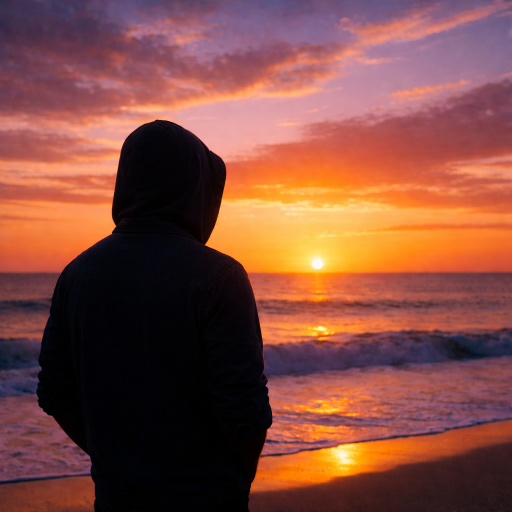
#> input picture images/home/1.png, 1024 x 1024 px (shown at 1/2 size); its folder holds 2 pictures in this run
$ jupyter execute resize_img.ipynb
#> lines starting #> are read from the running program, lines starting #| are printed output that depends on the picture
[cell 1]
import os
import glob
import cv2
imgs = glob.glob('./*.png')
save_dir = "./test"
for i in imgs:
    img = cv2.imread(i)
#> img is the input picture: shape (1024, 1024, 3); mean B, G, R 64.9, 76.1, 130.9
    resize_img = cv2.resize(img, (1392, 928))
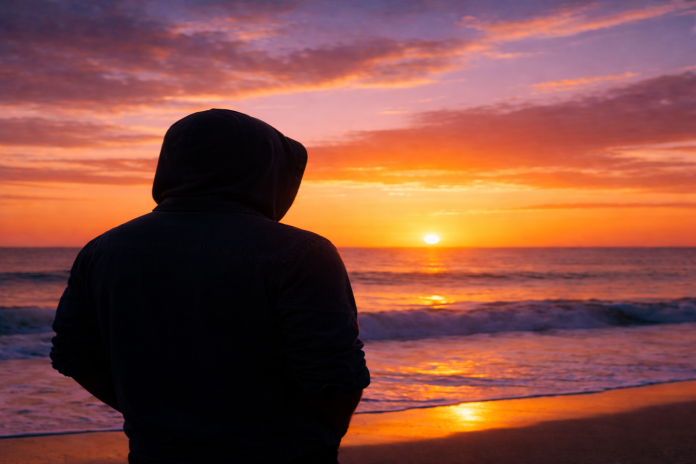
#> resize_img: shape (928, 1392, 3) (shown at 1/2 size); mean B, G, R 64.7, 76, 130.8
    done = cv2.imwrite(i, img)
    if done:
        print("Done")
    else:
        "Couldn't resige"

[cell 2]
import os.path
import glob
import cv2
def convertjpg(jpgfile,outdir,width=1000,height=1000):

#> called with jpgfile = './home_dp_122.jpg', outdir = './', width = 1000, height = 1000
    src = cv2.imread(jpgfile, cv2.IMREAD_ANYCOLOR)
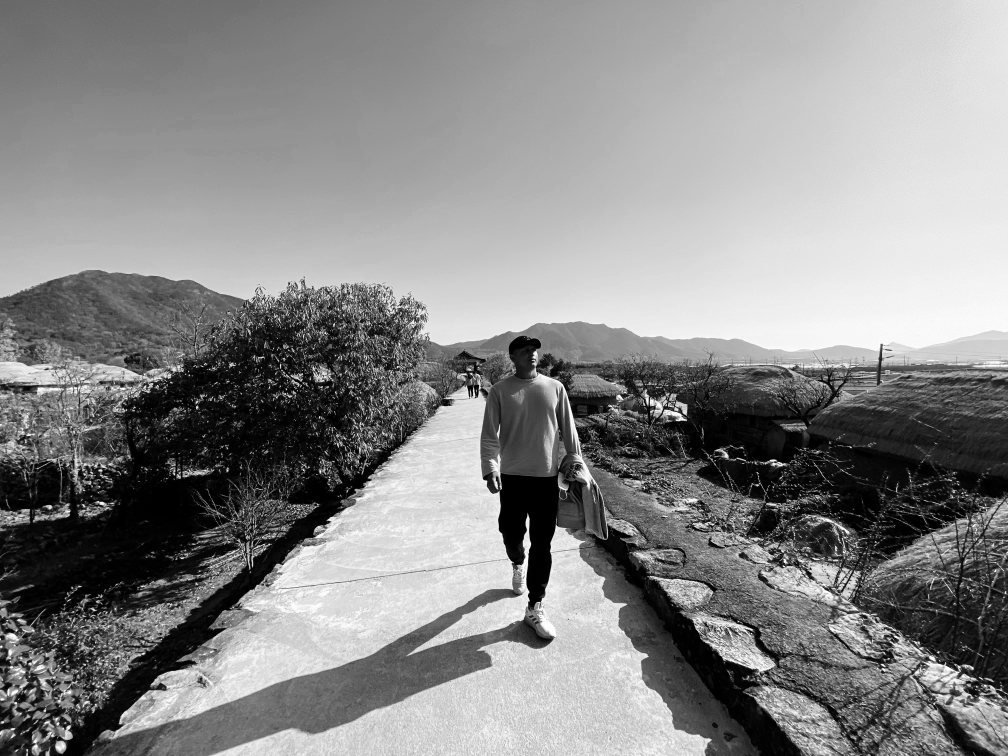
#> input picture images/home/home_dp_122.jpg, 4032 x 3024 px (shown at 1/4 size)
#> src is the input picture: shape (3024, 4032, 3); min 0, max 255, mean 136.3

    try:
        dst = cv2.resize(src, (width,height), interpolation=cv2.INTER_CUBIC)
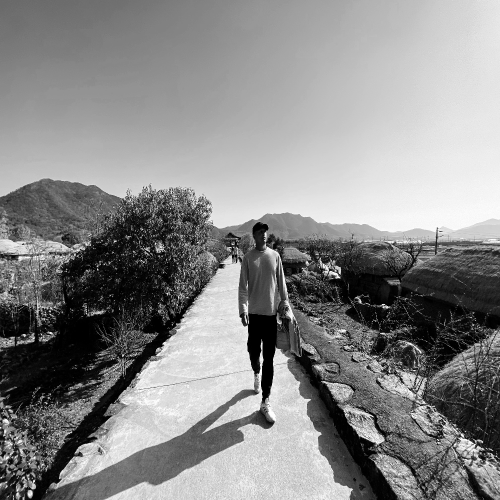
#> dst: shape (1000, 1000, 3) (shown at 1/2 size); min 0, max 255, mean 136.3
        cv2.imwrite(os.path.join(outdir,os.path.basename(jpgfile)), dst)
    except Exception as e:
        print(e)

for jpgfile in glob.glob(r'./home_dp_122.jpg'):
    convertjpg(jpgfile,r'./')
